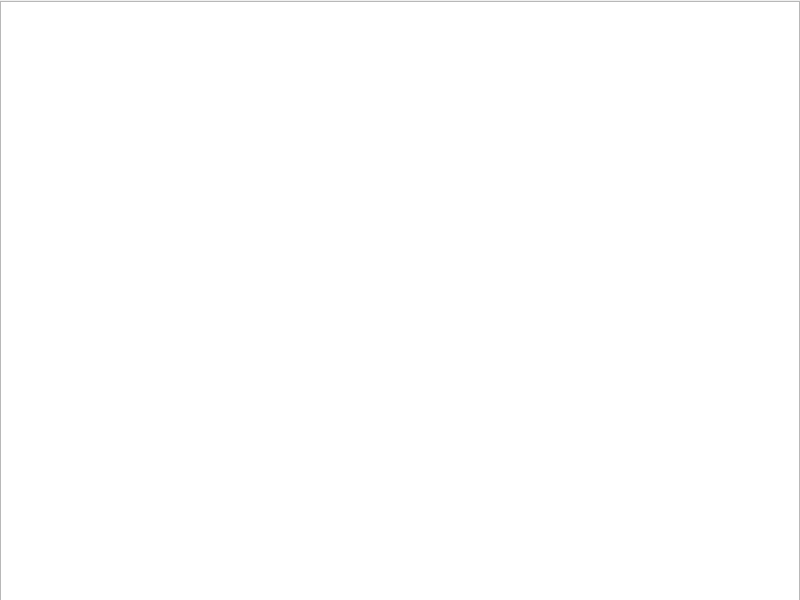
<?xml version="1.0" encoding="UTF-8"?>
<ui version="4.0">
 <class>Help</class>
 <widget class="QWidget" name="Help">
  <property name="geometry">
   <rect>
    <x>0</x>
    <y>0</y>
    <width>800</width>
    <height>600</height>
   </rect>
  </property>
  <property name="minimumSize">
   <size>
    <width>800</width>
    <height>600</height>
   </size>
  </property>
  <property name="maximumSize">
   <size>
    <width>800</width>
    <height>600</height>
   </size>
  </property>
  <property name="windowTitle">
   <string>Справка</string>
  </property>
  <widget class="QTextBrowser" name="textBrowser">
   <property name="geometry">
    <rect>
     <x>0</x>
     <y>1</y>
     <width>800</width>
     <height>600</height>
    </rect>
   </property>
  </widget>
 </widget>
 <resources/>
 <connections/>
</ui>
